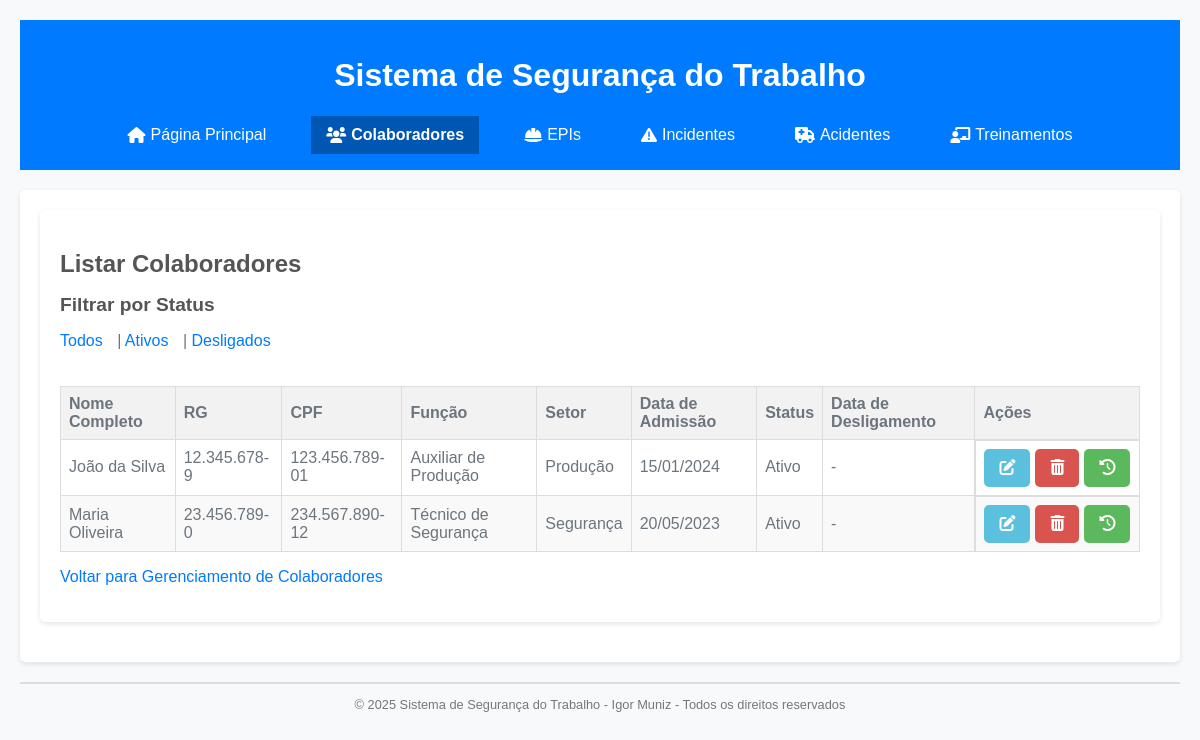
The page /listar_colaboradores?status=Ativo on the database its author committed.
### tables this page shows
CREATE TABLE colaboradores (
    id INTEGER PRIMARY KEY AUTOINCREMENT,
    nome_completo TEXT NOT NULL,
    rg TEXT NOT NULL UNIQUE,
    cpf TEXT NOT NULL UNIQUE,
    funcao TEXT NOT NULL,
    setor TEXT NOT NULL,
    data_admissao TEXT NOT NULL,
    status TEXT NOT NULL DEFAULT 'Ativo',
    data_desligamento TEXT
);

### app.py (the view)
@app.route('/listar_colaboradores')
def listar_colaboradores():
    db = get_db()
    status_filtro = request.args.get('status')
    query = "SELECT * FROM colaboradores"
    params = []
    if status_filtro:
        query += " WHERE status = ?"
        params.append(status_filtro)
    colaboradores = db.execute(query, params).fetchall()
    colaboradores_formatados = []
    for colaborador in colaboradores:
        colaborador_dict = dict(colaborador)
        colaborador_dict['data_admissao'] = formatar_data(colaborador_dict['data_admissao'])
        if colaborador_dict['data_desligamento']:
            colaborador_dict['data_desligamento'] = formatar_data(colaborador_dict['data_desligamento'])
        colaboradores_formatados.append(colaborador_dict)
    return render_template('listar_colaboradores.html', colaboradores=colaboradores_formatados)

### app.py (called while the page is built)
def formatar_data(data):
    if data:
        data_obj = datetime.strptime(data, '%Y-%m-%d').date()
        return data_obj.strftime('%d/%m/%Y')
    return None

### database.py (called while the page is built)
def get_db():
    db = sqlite3.connect(DATABASE)
    db.row_factory = sqlite3.Row  # Isso permite acessar as colunas por nome
    return db

### templates/listar_colaboradores.html (shortened to what this page needs)
{% extends 'base.html' %}
{% block content %}
<section class="list-section">
    <h1>
        Listar Colaboradores
    </h1>
    <section class="filter-section">
        <h2>
            Filtrar por Status
        </h2>
        <p>
            <a href="/listar_colaboradores">
                Todos
            </a>
            |
            <a href="/listar_colaboradores?status=Ativo">
                Ativos
            </a>
            |
            <a href="/listar_colaboradores?status=Desligado">
                Desligados
            </a>
        </p>
    </section>
    {% if colaboradores %}
    <div class="table-container">
        <table>
            <thead>
                <tr>
                    <th>
                        Nome Completo
                    </th>
                    <th>
                        RG
                    </th>
                    <th>
                        CPF
                    </th>
                    <th>
                        Função
                    </th>
                    <th>
                        Setor
                    </th>
                    <th>
                        Data de Admissão
                    </th>
                    <th>
                        Status
                    </th>
                    <th>
                        Data de Desligamento
                    </th>
                    <th>
                        Ações
                    </th>
                </tr>
            </thead>
            <tbody>
                {% for colaborador in colaboradores %}
                <tr>
                    <td>
                        {{ colaborador['nome_completo'] }}
                    </td>
                    <td>
                        {{ colaborador['rg'] }}
                    </td>
                    <td>
                        {{ colaborador['cpf'] }}
                    </td>
                    <td>
                        {{ colaborador['funcao'] }}
                    </td>
                    <td>
                        {{ colaborador['setor'] }}
                    </td>
                    <td>
                        {{ colaborador['data_admissao'] }}
                    </td>
                    <td>
                        {{ colaborador['status'] }}
                    </td>
                    <td>
                        {{ colaborador['data_desligamento'] or '-' }}
                    </td>
                    <td class="action-buttons">
                        <a href="/editar_colaborador/{{ colaborador['id'] }}" class="action-button edit-button">
                            <i class="fas fa-edit"></i>
                        </a>
                        <a href="/excluir_colaborador/{{ colaborador['id'] }}" class="action-button delete-button">
                            <i class="fas fa-trash-alt"></i>
                        </a>
                        <a href="/historico_entregas_colaborador/{{ colaborador['id'] }}" class="action-button history-button">  <i class="fas fa-history"></i>
                        </a>
                    </td>
                </tr>
                {% endfor %}
            </tbody>
        </table>
    </div>
    {% else %}
    <p>
        Não há colaboradores para exibir.
    </p>
    {% endif %}
    <p>
        <a href="/colaboradores">
            Voltar para Gerenciamento de Colaboradores
        </a>
    </p>
</section>
{% endblock %}

### static/style.css (style rules this page uses)
body { font-family: sans-serif; margin: 20px; background-color: #f8f9fa; color: #6c757d; }
a { color: #007bff; text-decoration: none; transition: color 0.3s ease; }
main, .form-section, .list-section { background-color: #fff; padding: 20px; border-radius: 5px; box-shadow: 0 2px 5px rgba(0, 0, 0, 0.1); margin-bottom: 20px; }
main h1, .form-section h1, .list-section h1 { font-size: 1.5em; color: #555; margin-bottom: 15px; }
.form-button, button[type="submit"], .action-button { background-color: #007bff; color: #fff; padding: 10px 15px; border: none; border-radius: 5px; cursor: pointer; font-size: 1em; transition: background-color 0.3s ease; }
.filter-section { margin-bottom: 15px; }
.filter-section h2 { font-size: 1.2em; color: #555; margin-bottom: 10px; }
.filter-section p a { margin-right: 10px; }
.table-container { overflow-x: auto; }
table { width: 100%; border-collapse: collapse; margin-top: 20px; }
th, td { border: 1px solid #ddd; padding: 8px; text-align: left; }
th { background-color: #f2f2f2; font-weight: bold; }
tr:nth-child(even) { background-color: #f9f9f9; }
.action-buttons { display: flex; justify-content: center; gap: 5px; }
.edit-button { background-color: #5bc0de; color: white; }
.delete-button { background-color: #d9534f; color: white; }
.history-button { background-color: #5cb85c; color: white; }

### rows shown on the page
colaboradores: nome_completo "João da Silva", rg "12.345.678-9", cpf "123.456.789-01", funcao "Auxiliar de Produção", setor "Produção", data_admissao "15/01/2024", status "Ativo", colaborador "-"
colaboradores: nome_completo "Maria Oliveira", rg "23.456.789-0", cpf "234.567.890-12", funcao "Técnico de Segurança", setor "Segurança", data_admissao "20/05/2023", status "Ativo", colaborador "-"
